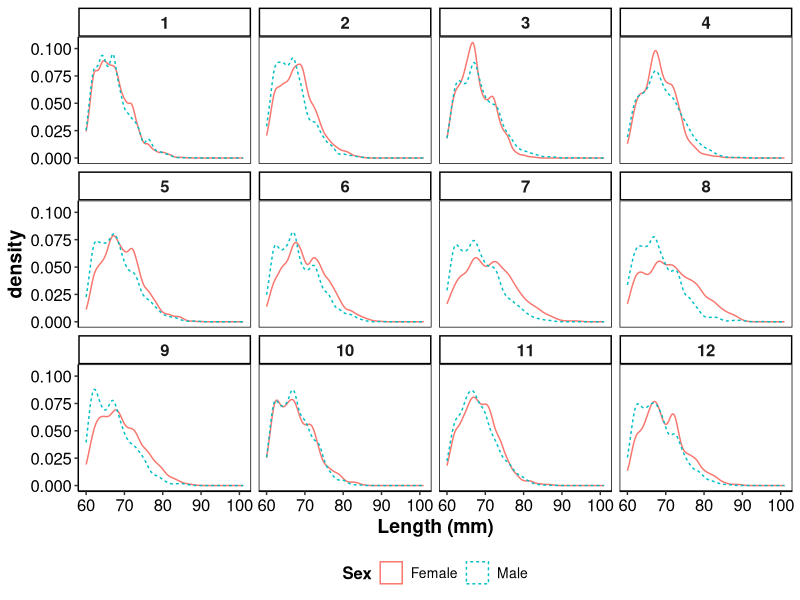
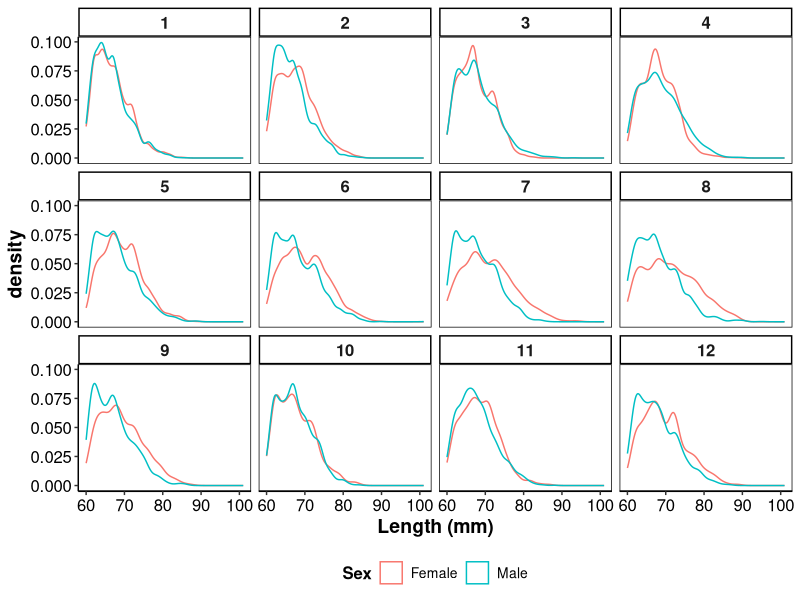
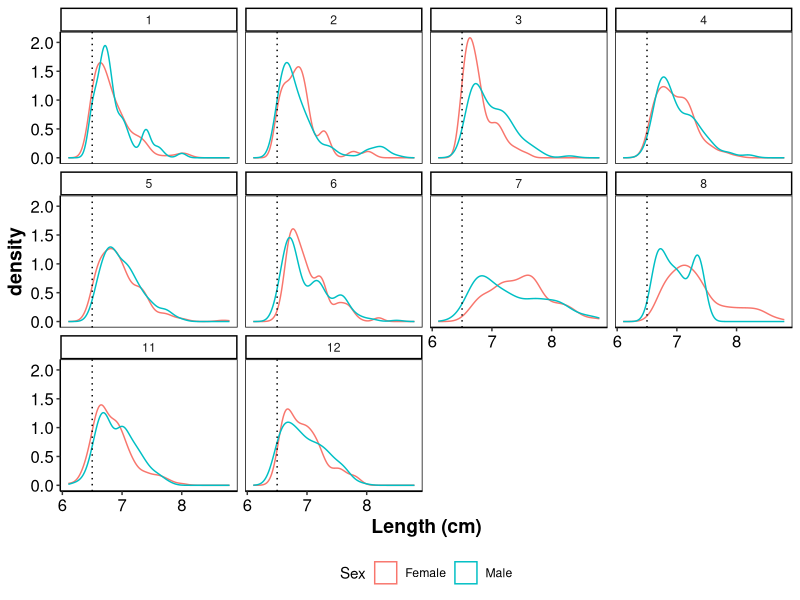
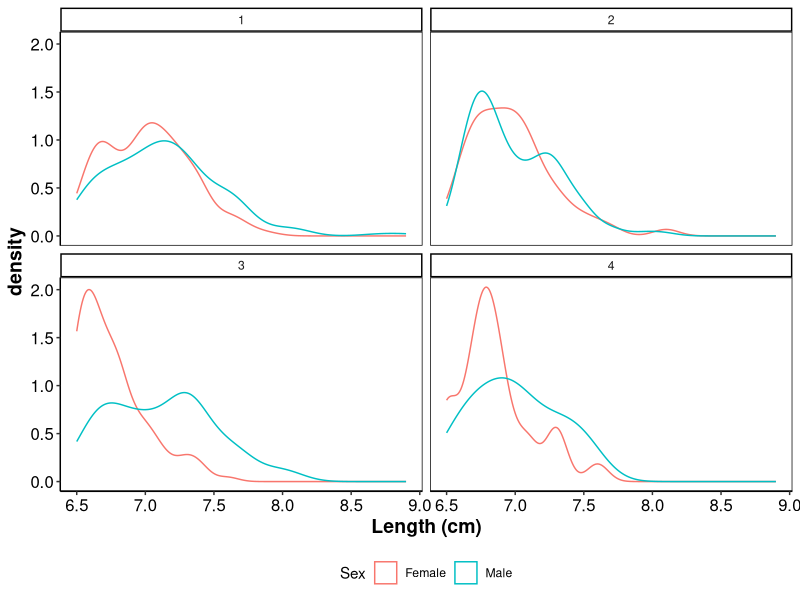
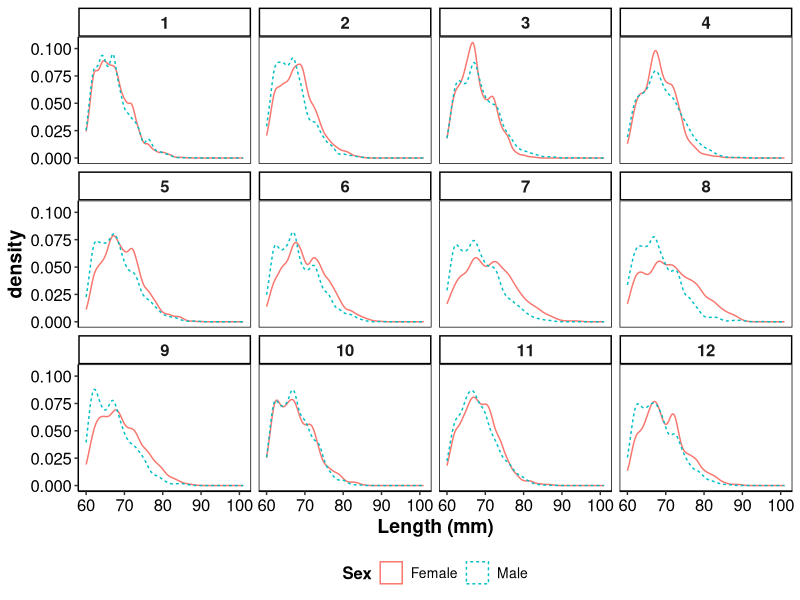
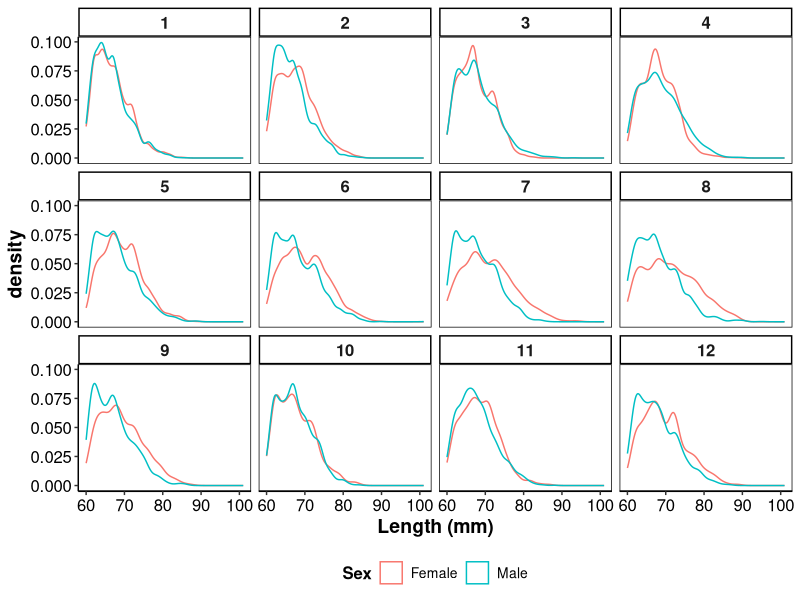

Here is the R script that generated these plots, in order:
# Length Frequency analysis
library(tidyverse)
library(lubridate)

fprop <- read_csv("Data/length frequencies/Female Proportions.csv") %>%
  pivot_longer(2:135, names_to = "Month", values_to = "Proportion")

fsample <- read_csv("Data/length frequencies/Female Sample Data.csv") %>%
  rename(Month = Interval, Total_Fish = Fish) %>% select(1:3)

fdat <- fprop %>% left_join(fsample) %>% mutate(Actual_Fish = round(Proportion * Total_Fish)) %>%
  select(-2) %>%
  uncount(Actual_Fish) %>% select(-1,-4,-5,-6) %>%
  rename(Period = Month) %>% mutate(Year = as.numeric(str_sub(Period,1,4)),
                                    Month = as.numeric(str_sub(Period, 6,7)),
                                    Sex = "Female")

mprop <- read_csv("Data/length frequencies/Male Proportions.csv") %>%
  pivot_longer(2:135, names_to = "Month", values_to = "Proportion")

msample <- read_csv("Data/length frequencies/Male Sample Data.csv") %>%
  rename(Month = Interval, Total_Fish = Fish) %>% select(1:3)

mdat <- mprop %>% left_join(fsample) %>% mutate(Actual_Fish = round(Proportion * Total_Fish)) %>%
  select(-2) %>%
  uncount(Actual_Fish) %>% select(-1,-4,-5,-6) %>%
  rename(Period = Month) %>% mutate(Year = as.numeric(str_sub(Period,1,4)),
                                    Month = as.numeric(str_sub(Period, 6,7)),
                                    Sex= "Male")

all_dat <- bind_rows(fdat, mdat)

#mutate(Period = as_date(Period, format = "%Y-%m"))

ggplot(all_dat, aes(`Length Class`*10, col=Sex, group = Sex, linetype=Sex)) + geom_density() + facet_wrap(~Month) +
  xlab("Length (mm)") + theme_classic()+
  theme(axis.title = element_text(face="bold", size=14),
        axis.text = element_text(size=12, colour="black"),
        panel.border = element_rect(fill=NA, colour="black"),
        legend.position = "bottom",
        strip.text = element_text(face="bold", size=12),
        legend.title = element_text(face="bold", size=12),
        legend.text = element_text(size=10))
ggsave("Monthly size frequencies all years.pdf",
       dpi=600, width=21, height=23, units = "cm")

table(fdat$Year)
table(fdat$Month)

all_dat17 <- all_dat %>% filter(Year < 2017)
ggplot(all_dat17, aes(`Length Class`*10, col=Sex, group = Sex)) + geom_density() + facet_wrap(~Month) +
  xlab("Length (mm)") + theme_classic()+
  theme(axis.title = element_text(face="bold", size=14),
        axis.text = element_text(size=12, colour="black"),
        panel.border = element_rect(fill=NA, colour="black"),
        legend.position = "bottom",
        strip.text = element_text(face="bold", size=12),
        legend.title = element_text(face="bold", size=12),
        legend.text = element_text(size=10))
ggsave("Monthly size frequencies pre2017.pdf",
       dpi=600, width=21, height=23, units = "cm")
                                                   

all_dat18 <- all_dat %>% filter(Year == 2018)          
ggplot(all_dat18, aes(`Length Class`, col=Sex, group = Sex)) + geom_density() + facet_wrap(~Month) +
  xlab("Length (cm)") + theme_classic()+
  geom_vline(xintercept = 6.5, linetype=3)+
  theme(axis.title = element_text(face="bold", size=14),
        axis.text = element_text(size=12, colour="black"),
        panel.border = element_rect(fill=NA, colour="black"),
        legend.position = "bottom")
#ggsave("Data/length frequencies/Monthly size frequencies 2018.png",
#       dpi=600, width=21, height=23, units = "cm")

all_dat19 <- all_dat %>% filter(Year == 2019)          
ggplot(all_dat19, aes(`Length Class`, col=Sex, group = Sex)) + geom_density() + facet_wrap(~Month) +
  xlab("Length (cm)") + theme_classic()+
  theme(axis.title = element_text(face="bold", size=14),
        axis.text = element_text(size=12, colour="black"),
        panel.border = element_rect(fill=NA, colour="black"),
        legend.position = "bottom")
#ggsave("Data/length frequencies/Monthly size frequencies 2019.png",
#       dpi=600, width=21, height=23, units = "cm")
